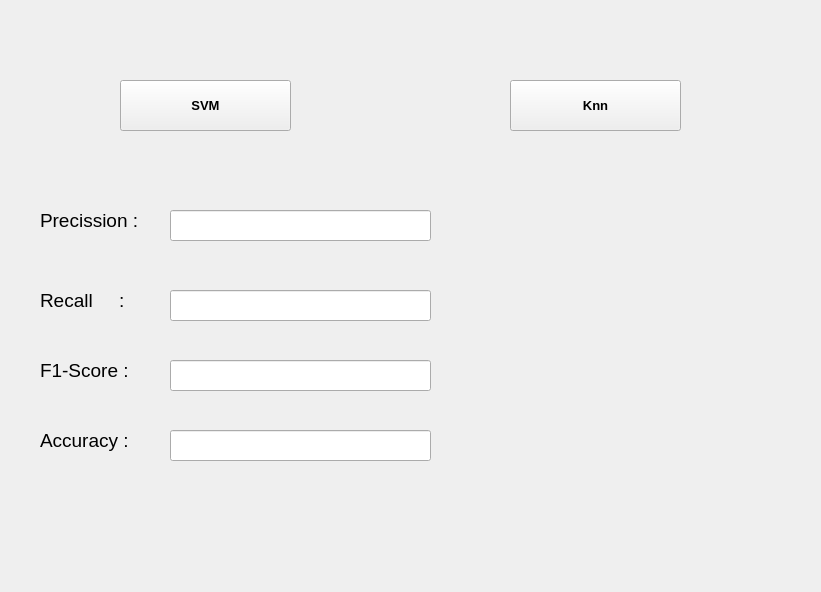
<?xml version="1.0" encoding="UTF-8"?>
<ui version="4.0">
 <class>Form</class>
 <widget class="QWidget" name="Form">
  <property name="geometry">
   <rect>
    <x>0</x>
    <y>0</y>
    <width>821</width>
    <height>592</height>
   </rect>
  </property>
  <property name="windowTitle">
   <string>Form</string>
  </property>
  <property name="styleSheet">
   <string notr="true">/*
 * The MIT License (MIT)
 *
 * Copyright (c) &lt;2013-2014&gt; &lt;Colin Duquesnoy&gt;
 * Copyright (c) &lt;2017&gt; &lt;Michell Stuttgart&gt;
 *
 * Permission is hereby granted, free of charge, to any person obtaining a copy
 * of this software and associated documentation files (the &quot;Software&quot;), to deal
 * in the Software without restriction, including without limitation the rights
 * to use, copy, modify, merge, publish, distribute, sublicense, and/or sell
 * copies of the Software, and to permit persons to whom the Software is
 * furnished to do so, subject to the following conditions:

 * The above copyright notice and this permission notice shall be included in
 * all copies or substantial portions of the Software.

 * THE SOFTWARE IS PROVIDED &quot;AS IS&quot;, WITHOUT WARRANTY OF ANY KIND, EXPRESS OR
 * IMPLIED, INCLUDING BUT NOT LIMITED TO THE WARRANTIES OF MERCHANTABILITY,
 * FITNESS FOR A PARTICULAR PURPOSE AND NONINFRINGEMENT. IN NO EVENT SHALL THE
 * AUTHORS OR COPYRIGHT HOLDERS BE LIABLE FOR ANY CLAIM, DAMAGES OR OTHER
 * LIABILITY, WHETHER IN AN ACTION OF CONTRACT, TORT OR OTHERWISE, ARISING FROM,
 * OUT OF OR IN CONNECTION WITH THE SOFTWARE OR THE USE OR OTHER DEALINGS IN
 * THE SOFTWARE.
 */
QToolTip
{
     border: 1px solid black;
     background-color: #D1DBCB;
     padding: 1px;
     border-radius: 3px;
     opacity: 100;
}

QWidget
{
    color: #b1b1b1;
    background-color: #323232;
    selection-background-color:#323232;
    selection-color: black;
    background-clip: border;
    border-image: none;
    border: 0px transparent black;
    outline: 0;
}

QScrollArea{
 border: 2px solid red;

}

QWidget:item:hover
{
    background-color: #D1DBCB;
    color: black;
}

QWidget:item:selected
{
    background-color: #D1DBCB;
    border: 0px
}

QCheckBox
{
    spacing: 5px;
    outline: none;
    color: #eff0f1;
    margin-bottom: 2px;
}

QCheckBox:disabled
{
    color: #76797C;
}

QCheckBox::indicator,QGroupBox::indicator
{
    width: 18px;
    height: 18px;
}

QGroupBox::indicator
{
    margin-left: 2px;
}

QCheckBox::indicator:unchecked
{
    image: url(:/qss_icons/rc/checkbox_unchecked.png);
}

QCheckBox::indicator:unchecked:hover,
QCheckBox::indicator:unchecked:focus,
QCheckBox::indicator:unchecked:pressed,
QGroupBox::indicator:unchecked:hover,
QGroupBox::indicator:unchecked:focus,
QGroupBox::indicator:unchecked:pressed
{
  border: none;
    image: url(:/qss_icons/rc/checkbox_unchecked_focus.png);
}

QCheckBox::indicator:checked
{
    image: url(:/qss_icons/rc/checkbox_checked.png);
}

QCheckBox::indicator:checked:hover,
QCheckBox::indicator:checked:focus,
QCheckBox::indicator:checked:pressed,
QGroupBox::indicator:checked:hover,
QGroupBox::indicator:checked:focus,
QGroupBox::indicator:checked:pressed
{
    border: none;
    image: url(:/qss_icons/rc/checkbox_checked_focus.png);
}


QCheckBox::indicator:indeterminate
{
    image: url(:/qss_icons/rc/checkbox_indeterminate.png);
}

QCheckBox::indicator:indeterminate:focus,
QCheckBox::indicator:indeterminate:hover,
QCheckBox::indicator:indeterminate:pressed
{
    image: url(:/qss_icons/rc/checkbox_indeterminate_focus.png);
}

QCheckBox::indicator:checked:disabled,
QGroupBox::indicator:checked:disabled
{
    image: url(:/qss_icons/rc/checkbox_checked_disabled.png);
}

QCheckBox::indicator:unchecked:disabled,
QGroupBox::indicator:unchecked:disabled
{
    image: url(:/qss_icons/rc/checkbox_unchecked_disabled.png);
}

QRadioButton
{
    spacing: 5px;
    outline: none;
    color: #eff0f1;
    margin-bottom: 2px;
}

QRadioButton:disabled
{
    color: #76797C;
}
QRadioButton::indicator
{
    width: 21px;
    height: 21px;
}

QRadioButton::indicator:unchecked
{
    image: url(:/qss_icons/rc/radio_unchecked.png);
}


QRadioButton::indicator:unchecked:hover,
QRadioButton::indicator:unchecked:focus,
QRadioButton::indicator:unchecked:pressed
{
    border: none;
    outline: none;
    image: url(:/qss_icons/rc/radio_unchecked_focus.png);
}

QRadioButton::indicator:checked
{
    border: none;
    outline: none;
    image: url(:/qss_icons/rc/radio_checked.png);
}

QRadioButton::indicator:checked:hover,
QRadioButton::indicator:checked:focus,
QRadioButton::indicator:checked:pressed
{
    border: none;
    outline: none;
    image: url(:/qss_icons/rc/radio_checked_focus.png);
}

QRadioButton::indicator:checked:disabled
{
    outline: none;
    image: url(:/qss_icons/rc/radio_checked_disabled.png);
}

QRadioButton::indicator:unchecked:disabled
{
    image: url(:/qss_icons/rc/radio_unchecked_disabled.png);
}


QMenuBar
{
    background-color: #323232;
    color: #D1DBCB;
}

QMenuBar::item
{
    background-color: #323232;
    background: transparent;
    /* padding: 2px 20px 2px 20px; */
}

QMenuBar::item:selected
{
    background: transparent;
    /* border: 1px solid #76797C; */
}

QMenuBar::item:pressed
{
    border: 0px solid #76797C;
    background-color: #D1DBCB;
    color: #000;
    margin-bottom:-1px;
    padding-bottom:1px;
}

QMenu
{
    background-color: #323232;
    /* border: 1px solid #76797C; */
    color: #eff0f1;
    /*margin: 2px; */
}

QMenu::icon
{
    /*margin: 5px;*/
}

QMenu::item
{
    padding: 2px 30px 2px 30px;
    /*margin-left: 5px;*/
    border: 1px solid transparent; /* reserve space for selection border */
}

QMenu::item:selected
{
    color: #000000;
}

QMenu::separator {
    height: 2px;
    background: #D1DBCB;
    margin-left: 10px;
    margin-right: 5px;
}

QMenu::indicator {
    width: 18px;
    height: 18px;
}

/* non-exclusive indicator = check box style indicator
   (see QActionGroup::setExclusive) */
QMenu::indicator:non-exclusive:unchecked {
    image: url(:/qss_icons/rc/checkbox_unchecked.png);
}

QMenu::indicator:non-exclusive:unchecked:selected {
    image: url(:/qss_icons/rc/checkbox_unchecked_disabled.png);
}

QMenu::indicator:non-exclusive:checked {
    image: url(:/qss_icons/rc/checkbox_checked.png);
}

QMenu::indicator:non-exclusive:checked:selected {
    image: url(:/qss_icons/rc/checkbox_checked_disabled.png);
}

/* exclusive indicator = radio button style indicator (see QActionGroup::setExclusive) */
QMenu::indicator:exclusive:unchecked {
    image: url(:/qss_icons/rc/radio_unchecked.png);
}

QMenu::indicator:exclusive:unchecked:selected {
    image: url(:/qss_icons/rc/radio_unchecked_disabled.png);
}

QMenu::indicator:exclusive:checked {
    image: url(:/qss_icons/rc/radio_checked.png);
}

QMenu::indicator:exclusive:checked:selected {
    image: url(:/qss_icons/rc/radio_checked_disabled.png);
}

QMenu::right-arrow {
    margin: 5px;
    image: url(:/qss_icons/rc/right_arrow.png)
}


QWidget:disabled
{
    color: #454545;
    background-color: #323232;
}

QAbstractItemView
{
    alternate-background-color: #323232;
    color: #eff0f1;
    border: 1px solid 3A3939;
    border-radius: 2px;
}

QWidget:focus, QMenuBar:focus,QToolBar:focus,QScrollAreaViewer:focus
{
    /* border: 2px solid #D1DBCB; */
}

QTabWidget:focus, QCheckBox:focus, QRadioButton:focus, QSlider:focus
{
    border: none;
}

QLineEdit
{
    background-color: #1e1e1e;
    selection-background-color: #D1DBCB;
    selection-color: black;
    padding: 5px;
    border-style: solid;
    border: 1px solid #76797C;
    border-radius: 2px;
    color: #eff0f1;
}

QGroupBox {
    border:1px solid #76797C;
    border-radius: 2px;
    margin-top: 20px;
}

QGroupBox::title {
    subcontrol-origin: margin;
    subcontrol-position: top center;
    padding-left: 10px;
    padding-right: 10px;
    padding-top: 10px;
}

QAbstractScrollArea
{
    border-radius: 0px;
    border: 0px solid #76797C;
    background-color: transparent;
}

QScrollBar:horizontal
{
    height: 15px;
    margin: 3px 15px 3px 15px;
    border: 1px transparent #2A2929;
    border-radius: 4px;
    background-color: #2A2929;
}

QScrollBar::handle:horizontal
{
    background-color: #605F5F;
    min-width: 5px;
    border-radius: 4px;
}

QScrollBar::add-line:horizontal
{
    margin: 0px 3px 0px 3px;
    border-image: url(:/qss_icons/rc/right_arrow_disabled.png);
    width: 10px;
    height: 10px;
    subcontrol-position: right;
    subcontrol-origin: margin;
}

QScrollBar::sub-line:horizontal
{
    margin: 0px 3px 0px 3px;
    border-image: url(:/qss_icons/rc/left_arrow_disabled.png);
    height: 10px;
    width: 10px;
    subcontrol-position: left;
    subcontrol-origin: margin;
}

QScrollBar::add-line:horizontal:hover,QScrollBar::add-line:horizontal:on
{
    border-image: url(:/qss_icons/rc/right_arrow.png);
    height: 10px;
    width: 10px;
    subcontrol-position: right;
    subcontrol-origin: margin;
}


QScrollBar::sub-line:horizontal:hover, QScrollBar::sub-line:horizontal:on
{
    border-image: url(:/qss_icons/rc/left_arrow.png);
    height: 10px;
    width: 10px;
    subcontrol-position: left;
    subcontrol-origin: margin;
}

QScrollBar::up-arrow:horizontal, QScrollBar::down-arrow:horizontal
{
    background: none;
}


QScrollBar::add-page:horizontal, QScrollBar::sub-page:horizontal
{
    background: none;
}

QScrollBar:vertical
{
    background-color: #2A2929;
    width: 15px;
    margin: 15px 3px 15px 3px;
    border: 1px transparent #2A2929;
    border-radius: 4px;
}

QScrollBar::handle:vertical
{
    background-color: #605F5F;
    min-height: 5px;
    border-radius: 4px;
}

QScrollBar::sub-line:vertical
{
    margin: 3px 0px 3px 0px;
    border-image: url(:/qss_icons/rc/up_arrow_disabled.png);
    height: 10px;
    width: 10px;
    subcontrol-position: top;
    subcontrol-origin: margin;
}

QScrollBar::add-line:vertical
{
    margin: 3px 0px 3px 0px;
    border-image: url(:/qss_icons/rc/down_arrow_disabled.png);
    height: 10px;
    width: 10px;
    subcontrol-position: bottom;
    subcontrol-origin: margin;
}

QScrollBar::sub-line:vertical:hover,QScrollBar::sub-line:vertical:on
{

    border-image: url(:/qss_icons/rc/up_arrow.png);
    height: 10px;
    width: 10px;
    subcontrol-position: top;
    subcontrol-origin: margin;
}


QScrollBar::add-line:vertical:hover, QScrollBar::add-line:vertical:on
{
    border-image: url(:/qss_icons/rc/down_arrow.png);
    height: 10px;
    width: 10px;
    subcontrol-position: bottom;
    subcontrol-origin: margin;
}

QScrollBar::up-arrow:vertical, QScrollBar::down-arrow:vertical
{
    background: none;
}


QScrollBar::add-page:vertical, QScrollBar::sub-page:vertical
{
    background: none;
}

QTextEdit
{
    background-color: #1e1e1e;
    color: #eff0f1;
    border: 1px solid #76797C;
}

QPlainTextEdit
{
    background-color: #1e1e1e;;
    color: #eff0f1;
    border-radius: 2px;
    border: 1px solid #76797C;
}

QHeaderView::section
{
    background-color: #76797C;
    color: #eff0f1;
    padding: 5px;
    border: 1px solid #76797C;
}

QSizeGrip {
    image: url(:/qss_icons/rc/sizegrip.png);
    width: 12px;
    height: 12px;
}


QMainWindow::separator
{
    background-color: #323232;
    color: white;
    padding-left: 4px;
    spacing: 2px;
    border: 1px dashed #76797C;
}

QMainWindow::separator:hover
{

    background-color: #787876;
    color: white;
    padding-left: 4px;
    border: 1px solid #76797C;
    spacing: 2px;
}


QMenu::separator
{
    height: 1px;
    background-color: #76797C;
    color: white;
    padding-left: 4px;
    margin-left: 10px;
    margin-right: 5px;
}

QFrame
{
    border-radius: 0px;
    /*border: 1px solid #76797C;*/
}


QFrame[frameShape=&quot;0&quot;]
{
    border-radius: 0px;
    border: 0px transparent #76797C;
}

QStackedWidget
{
    border: 1px transparent black;
}

QToolBar {
    border: 0px transparent #393838;
    background: 0px solid #323232;
    font-weight: bold;
}

QToolBar::handle:horizontal {
    image: url(:/qss_icons/rc/Hmovetoolbar.png);
}
QToolBar::handle:vertical {
    image: url(:/qss_icons/rc/Vmovetoolbar.png);
}
QToolBar::separator:horizontal {
    image: url(:/qss_icons/rc/Hsepartoolbar.png);
}
QToolBar::separator:vertical {
    image: url(:/qss_icons/rc/Vsepartoolbar.png);
}
QToolButton#qt_toolbar_ext_button {
    background: #58595a
}

QPushButton
{
    color: #eff0f1;
    background-color: #323232;
    border-width: 1px;
    border-color: #76797C;
    border-style: solid;
    padding: 5px;
    border-radius: 0px;
    outline: none;
}

QPushButton:disabled
{
    background-color: #323232;
    border-width: 1px;
    border-color: #454545;
    border-style: solid;
    padding-top: 5px;
    padding-bottom: 5px;
    padding-left: 10px;
    padding-right: 10px;
    border-radius: 2px;
    color: #454545;
}

QPushButton:focus {
    background-color: #D1DBCB;
    color: black;
}

QPushButton:pressed
{
    color: black;
    background-color: #D1DBCB;
    padding-top: -15px;
    padding-bottom: -17px;
}

QComboBox
{
    selection-background-color: #D1DBCB;
    background-color: #31363B;
    border-style: solid;
    border: 1px solid #76797C;
    border-radius: 2px;
    padding: 5px;
    min-width: 75px;
}

QPushButton:checked{
    background-color: #76797C;
    border-color: #6A6969;
}

QComboBox:hover,QPushButton:hover,QAbstractSpinBox:hover,QLineEdit:hover,QTextEdit:hover,QPlainTextEdit:hover,QAbstractView:hover,QTreeView:hover
{
    border: 1px solid #D1DBCB;
}

QComboBox:on
{
    padding-top: 0px;
    padding-left: 4px;
    selection-background-color: #4a4a4a;
}

QComboBox QAbstractItemView
{
    background-color: #1e1e1e;
    border-radius: 2px;
    border: 1px solid #76797C;
    selection-background-color: #D1DBCB;
}

QComboBox::drop-down
{
    subcontrol-origin: padding;
    subcontrol-position: top right;
    width: 15px;

    border-left-width: 0px;
    border-left-color: darkgray;
    border-left-style: solid;
    border-top-right-radius: 3px;
    border-bottom-right-radius: 3px;
}

QComboBox::down-arrow
{
    image: url(:/qss_icons/rc/down_arrow_disabled.png);
}

QComboBox::down-arrow:on, QComboBox::down-arrow:hover,
QComboBox::down-arrow:focus
{
    image: url(:/qss_icons/rc/down_arrow.png);
}

QAbstractSpinBox {
    padding: 2px;
    margin: 2px;
    background-color: #1e1e1e;
    color: #eff0f1;
    border-radius: 0px;
    min-width: 75px;
    selection-background-color: #D1DBCB;
    selection-color: black;
}

QAbstractSpinBox:up-button
{
    background-color: transparent;
    subcontrol-origin: border;
    subcontrol-position: center right;
}

QAbstractSpinBox:down-button
{
    background-color: transparent;
    subcontrol-origin: border;
    subcontrol-position: center left;
}

QAbstractSpinBox::up-arrow,QAbstractSpinBox::up-arrow:disabled,QAbstractSpinBox::up-arrow:off {
    image: url(:/qss_icons/rc/up_arrow_disabled.png);
    width: 10px;
    height: 10px;
}
QAbstractSpinBox::up-arrow:hover
{
    image: url(:/qss_icons/rc/up_arrow.png);
}


QAbstractSpinBox::down-arrow,QAbstractSpinBox::down-arrow:disabled,QAbstractSpinBox::down-arrow:off
{
    image: url(:/qss_icons/rc/down_arrow_disabled.png);
    width: 10px;
    height: 10px;
}
QAbstractSpinBox::down-arrow:hover
{
    image: url(:/qss_icons/rc/down_arrow.png);
}


QLabel
{
    border: 0px solid black;
    margin-left: 2px;
    margin-right: 2px;
    color: #D1DBCB;
}

QTabWidget{
    border: 0px transparent black;
}

QTabWidget::pane {
    border: 1px solid #76797C;
    padding: 5px;
    margin: 0px;
}

QTabWidget::tab-bar {
    left: 5px; /* move to the right by 5px */
}

QTabBar
{
    qproperty-drawBase: 0;
    border-radius: 3px;
}

QTabBar::focus
{
    border: 0px transparent black;
    color: black;
}

QTabBar::hover
{
    border: 0px transparent black;
    color: black;
}

QTabBar::close-button  {
    image: url(:/qss_icons/rc/close.png);
    background: transparent;
}

QTabBar::close-button:hover
{
    image: url(:/qss_icons/rc/close-hover.png);
    background: transparent;
}

QTabBar::close-button:pressed {
    image: url(:/qss_icons/rc/close-pressed.png);
    background: transparent;
}

/* TOP TABS */
QTabBar::tab:top {
    color: #eff0f1;
    border: 1px solid #76797C;
    border-bottom: 1px transparent black;
    background-color: #323232;
    padding: 5px;
    min-width: 50px;
    border-top-left-radius: 2px;
    border-top-right-radius: 2px;
}

QTabBar::tab:top:!selected
{
    color: #eff0f1;
    background-color: #54575B;
    border: 1px solid #76797C;
    border-bottom: 1px transparent black;
    border-top-left-radius: 2px;
    border-top-right-radius: 2px;
}

QTabBar::tab:top:!selected:hover {
    background-color: #D1DBCB;
    color: black;
}

/* BOTTOM TABS */
QTabBar::tab:bottom {
    color: #eff0f1;
    border: 1px solid #76797C;
    border-top: 1px transparent black;
    background-color: #323232;
    padding: 5px;
    border-bottom-left-radius: 2px;
    border-bottom-right-radius: 2px;
    min-width: 50px;
}

QTabBar::tab:bottom:!selected
{
    color: #eff0f1;
    background-color: #54575B;
    border: 1px solid #76797C;
    border-top: 1px transparent black;
    border-bottom-left-radius: 2px;
    border-bottom-right-radius: 2px;
}

QTabBar::tab:bottom:!selected:hover {
    background-color: #D1DBCB;
    color: black;
}

/* LEFT TABS */
QTabBar::tab:left {
    color: #eff0f1;
    border: 1px solid #76797C;
    border-left: 1px transparent black;
    background-color: #323232;
    padding: 5px;
    border-top-right-radius: 2px;
    border-bottom-right-radius: 2px;
    min-height: 50px;
}

QTabBar::tab:left:!selected
{
    color: #eff0f1;
    background-color: #54575B;
    border: 1px solid #76797C;
    border-left: 1px transparent black;
    border-top-right-radius: 2px;
    border-bottom-right-radius: 2px;
}

QTabBar::tab:left:!selected:hover {
    background-color: #D1DBCB;
    color: black;
}


/* RIGHT TABS */
QTabBar::tab:right {
    color: #eff0f1;
    border: 1px solid #76797C;
    border-right: 1px transparent black;
    background-color: #323232;
    padding: 5px;
    border-top-left-radius: 2px;
    border-bottom-left-radius: 2px;
    min-height: 50px;
}

QTabBar::tab:right:!selected
{
    color: #eff0f1;
    background-color: #54575B;
    border: 1px solid #76797C;
    border-right: 1px transparent black;
    border-top-left-radius: 2px;
    border-bottom-left-radius: 2px;
}

QTabBar::tab:right:!selected:hover {
    background-color: #D1DBCB;
    color: black;
}

QTabBar QToolButton::right-arrow:enabled {
     image: url(:/qss_icons/rc/right_arrow.png);
 }

 QTabBar QToolButton::left-arrow:enabled {
     image: url(:/qss_icons/rc/left_arrow.png);
 }

QTabBar QToolButton::right-arrow:disabled {
     image: url(:/qss_icons/rc/right_arrow_disabled.png);
 }

 QTabBar QToolButton::left-arrow:disabled {
     image: url(:/qss_icons/rc/left_arrow_disabled.png);
 }


QDockWidget {
    background: #323232;
    border: 1px solid #403F3F;
    titlebar-close-icon: url(:/qss_icons/rc/close.png);
    titlebar-normal-icon: url(:/qss_icons/rc/undock.png);
}

QDockWidget::close-button, QDockWidget::float-button {
    border: 1px solid transparent;
    border-radius: 2px;
    background: transparent;
}

QDockWidget::close-button:hover, QDockWidget::float-button:hover {
    background: rgba(255, 255, 255, 10);
}

QDockWidget::close-button:pressed, QDockWidget::float-button:pressed {
    padding: 1px -1px -1px 1px;
    background: rgba(255, 255, 255, 10);
}

QTreeView, QListView
{
    border: 1px solid #76797C;
    background-color: #1e1e1e;
}

QTreeView:branch:selected, QTreeView:branch:hover
{
    background: url(:/qss_icons/rc/transparent.png);
}

QTreeView::branch:has-siblings:!adjoins-item {
    border-image: url(:/qss_icons/rc/transparent.png);
}

QTreeView::branch:has-siblings:adjoins-item {
    border-image: url(:/qss_icons/rc/transparent.png);
}

QTreeView::branch:!has-children:!has-siblings:adjoins-item {
    border-image: url(:/qss_icons/rc/transparent.png);
}

QTreeView::branch:has-children:!has-siblings:closed,
QTreeView::branch:closed:has-children:has-siblings {
    image: url(:/qss_icons/rc/branch_closed.png);
}

QTreeView::branch:open:has-children:!has-siblings,
QTreeView::branch:open:has-children:has-siblings  {
    image: url(:/qss_icons/rc/branch_open.png);
}

QTreeView::branch:has-children:!has-siblings:closed:hover,
QTreeView::branch:closed:has-children:has-siblings:hover {
    image: url(:/qss_icons/rc/branch_closed-on.png);
    }

QTreeView::branch:open:has-children:!has-siblings:hover,
QTreeView::branch:open:has-children:has-siblings:hover  {
    image: url(:/qss_icons/rc/branch_open-on.png);
    }

QListView::item:!selected:hover, QTreeView::item:!selected:hover  {
    background: #848383;
    outline: 0;
    color: #eff0f1;
}

QListView::item:selected:hover, QTreeView::item:selected:hover  {
    background: #D1DBCB;
}

QSlider::groove:horizontal {
    border: 1px solid #565a5e;
    height: 4px;
    background: #565a5e;
    margin: 0px;
    border-radius: 2px;
}

QSlider::handle:horizontal {
    background: #D1DBCB;
    border: 1px solid #999999;
    width: 10px;
    height: 10px;
    margin: -5px 0;
}

QSlider::add-page:qlineargradient {
    background: #595858;
    border-top-right-radius: 5px;
    border-bottom-right-radius: 5px;
    border-top-left-radius: 0px;
    border-bottom-left-radius: 0px;
}

QSlider::sub-page::qlineargradient:horizontal {
    background:  #D1DBCB;
    border-top-right-radius: 0px;
    border-bottom-right-radius: 0px;
    border-top-left-radius: 5px;
    border-bottom-left-radius: 5px;
}

QSlider::groove:vertical {
    border: 1px solid #565a5e;
    width: 4px;
    background: #565a5e;
    margin: 0px;
    border-radius: 3px;
}

QSlider::handle:vertical {
    background: #D1DBCB;
    border: 1px solid #999999;
    width: 10px;
    height: 10px;
    margin: 0 -5px;
}

QToolButton {
    color: #D1DBCB;
    background-color: transparent;
    border: 0px transparent #76797C;
    border-radius: 0px;
    padding: 1px;
    margin-right: 5px;
}

QToolButton[popupMode=&quot;1&quot;] { /* only for MenuButtonPopup */
 padding-right: 20px; /* make way for the popup button */
 border: 1px #76797C;
 border-radius: 0px;
}

QToolButton[popupMode=&quot;2&quot;] { /* only for InstantPopup */
 padding-right: 10px; /* make way for the popup button */
 border: 0px #76797C;
}


QToolButton:hover, QToolButton::menu-button:hover {
    background-color: transparent;
    border: 1px solid #D1DBCB;
    padding: 2px;
}

QToolButton:checked, QToolButton:pressed,
        QToolButton::menu-button:pressed {
    color: black;
    background-color: #D1DBCB;
    border: 0px solid #D1DBCB;
    padding: 2px;
}

/* the subcontrol below is used only in the InstantPopup or DelayedPopup mode */
QToolButton::menu-indicator {
    image: url(:/qss_icons/rc/down_arrow.png);
    top: -7px; left: -2px; /* shift it a bit */
}

/* the subcontrols below are used only in the MenuButtonPopup mode */
QToolButton::menu-button {
    border: 1px transparent #76797C;
    border-top-right-radius: 6px;
    border-bottom-right-radius: 6px;
    /* 16px width + 4px for border = 20px allocated above */
    width: 16px;
    outline: none;
}

QToolButton::menu-arrow {
    image: url(:/qss_icons/rc/down_arrow.png);
}

QToolButton::menu-arrow:open {
    border: 1px solid #76797C;
}

QPushButton::menu-indicator  {
    subcontrol-origin: padding;
    subcontrol-position: bottom right;
    left: 8px;
}

QTableView
{
    border: 1px solid #76797C;
    gridline-color: #323232;
    background-color: #1e1e1e;
}


QTableView, QHeaderView
{
    border-radius: 0px;
}

QTableView::item:pressed, QListView::item:pressed, QTreeView::item:pressed  {
    background: #D1DBCB;
    color: black;
}

QTableView::item:selected:active, QTreeView::item:selected:active, QListView::item:selected:active  {
    background: #D1DBCB;
    color: black;
}

QHeaderView
{
    background-color: #323232;
    border: 1px transparent;
    border-radius: 0px;
    margin: 0px;
    padding: 0px;

}

QHeaderView::section  {
    background-color: #323232;
    color: #eff0f1;
    padding: 5px;
    border: 1px solid #76797C;
    border-radius: 0px;
    text-align: center;
}

QHeaderView::section::vertical::first, QHeaderView::section::vertical::only-one
{
    border-top: 1px solid #76797C;
}

QHeaderView::section::vertical
{
    border-top: transparent;
}

QHeaderView::section::horizontal::first, QHeaderView::section::horizontal::only-one
{
    border-left: 1px solid #76797C;
}

QHeaderView::section::horizontal
{
    border-left: transparent;
}


QHeaderView::section:checked
 {
    color: white;
    background-color: #848383;
 }

 /* style the sort indicator */
QHeaderView::down-arrow {
    image: url(:/qss_icons/rc/down_arrow.png);
}

QHeaderView::up-arrow {
    image: url(:/qss_icons/rc/up_arrow.png);
}


QTableCornerButton::section {
    background-color: #323232;
    border: 1px transparent #76797C;
    border-radius: 0px;
}

QToolBox  {
    padding: 5px;
    border: 1px transparent black;
}

QToolBox::tab {
    color: #eff0f1;
    background-color: #323232;
    border: 1px solid #76797C;
    border-bottom: 1px transparent #323232;
    border-top-left-radius: 5px;
    border-top-right-radius: 5px;
}

QToolBox::tab:selected { /* italicize selected tabs */
    font: italic;
    background-color: #323232;
    border-color: #D1DBCB;
 }

QStatusBar::item {
    border: 0px transparent dark;
    margin: 0px;
    border: 0px;
 }


QFrame[height=&quot;3&quot;], QFrame[width=&quot;3&quot;] {
    background-color: #76797C;
}


QSplitter::handle {
    border: 1px dashed #76797C;
}

QSplitter::handle:hover {
    background-color: #787876;
    border: 1px solid #76797C;
}

QSplitter::handle:horizontal {
    width: 1px;
}

QSplitter::handle:vertical {
    height: 1px;
}

QProgressBar {
    border: 1px solid #76797C;
    border-radius: 5px;
    text-align: center;
}

QProgressBar::chunk {
    background-color: #D1DBCB;
}

QDateEdit
{
    selection-background-color: #D1DBCB;
    border-style: solid;
    border: 1px solid #CEE343;
    border-radius: 2px;
    padding: 1px;
    min-width: 75px;
}

QDateEdit:on
{
    padding-top: 3px;
    padding-left: 4px;
    selection-background-color: #4a4a4a;
}

QDateEdit QAbstractItemView
{
    background-color: #1e1e1e;
    border-radius: 2px;
    border: 1px solid #3375A3;
    selection-background-color: #D1DBCB;
}

QDateEdit::drop-down
{
    subcontrol-origin: padding;
    subcontrol-position: top right;
    width: 15px;
    border-left-width: 0px;
    border-left-color: darkgray;
    border-left-style: solid;
    border-top-right-radius: 3px;
    border-bottom-right-radius: 3px;
}

QDateEdit::down-arrow
{
    image: url(:/qss_icons/rc/down_arrow_disabled.png);
}

QDateEdit::down-arrow:on, QDateEdit::down-arrow:hover,
QDateEdit::down-arrow:focus
{
    image: url(:/qss_icons/rc/down_arrow.png);
}
</string>
  </property>
  <widget class="QPushButton" name="btn_SVM">
   <property name="geometry">
    <rect>
     <x>120</x>
     <y>80</y>
     <width>171</width>
     <height>51</height>
    </rect>
   </property>
   <property name="font">
    <font>
     <pointsize>10</pointsize>
     <weight>75</weight>
     <bold>true</bold>
    </font>
   </property>
   <property name="text">
    <string>SVM</string>
   </property>
  </widget>
  <widget class="QPushButton" name="btn_Knn">
   <property name="geometry">
    <rect>
     <x>510</x>
     <y>80</y>
     <width>171</width>
     <height>51</height>
    </rect>
   </property>
   <property name="font">
    <font>
     <pointsize>10</pointsize>
     <weight>75</weight>
     <bold>true</bold>
    </font>
   </property>
   <property name="text">
    <string>Knn</string>
   </property>
  </widget>
  <widget class="QLabel" name="label">
   <property name="geometry">
    <rect>
     <x>40</x>
     <y>200</y>
     <width>131</width>
     <height>41</height>
    </rect>
   </property>
   <property name="font">
    <font>
     <pointsize>14</pointsize>
    </font>
   </property>
   <property name="text">
    <string>Precission :</string>
   </property>
  </widget>
  <widget class="QLabel" name="label_2">
   <property name="geometry">
    <rect>
     <x>40</x>
     <y>280</y>
     <width>131</width>
     <height>41</height>
    </rect>
   </property>
   <property name="font">
    <font>
     <pointsize>14</pointsize>
    </font>
   </property>
   <property name="text">
    <string>Recall     :</string>
   </property>
  </widget>
  <widget class="QLabel" name="label_3">
   <property name="geometry">
    <rect>
     <x>40</x>
     <y>350</y>
     <width>131</width>
     <height>41</height>
    </rect>
   </property>
   <property name="font">
    <font>
     <pointsize>14</pointsize>
    </font>
   </property>
   <property name="text">
    <string>F1-Score :</string>
   </property>
  </widget>
  <widget class="QLabel" name="label_4">
   <property name="geometry">
    <rect>
     <x>40</x>
     <y>420</y>
     <width>131</width>
     <height>41</height>
    </rect>
   </property>
   <property name="font">
    <font>
     <pointsize>14</pointsize>
    </font>
   </property>
   <property name="text">
    <string>Accuracy :</string>
   </property>
  </widget>
  <widget class="QLineEdit" name="precission">
   <property name="geometry">
    <rect>
     <x>170</x>
     <y>210</y>
     <width>261</width>
     <height>31</height>
    </rect>
   </property>
  </widget>
  <widget class="QLineEdit" name="Recall">
   <property name="geometry">
    <rect>
     <x>170</x>
     <y>290</y>
     <width>261</width>
     <height>31</height>
    </rect>
   </property>
  </widget>
  <widget class="QLineEdit" name="F1_Score">
   <property name="geometry">
    <rect>
     <x>170</x>
     <y>360</y>
     <width>261</width>
     <height>31</height>
    </rect>
   </property>
  </widget>
  <widget class="QLineEdit" name="Accuracy">
   <property name="geometry">
    <rect>
     <x>170</x>
     <y>430</y>
     <width>261</width>
     <height>31</height>
    </rect>
   </property>
  </widget>
 </widget>
 <resources/>
 <connections/>
</ui>
